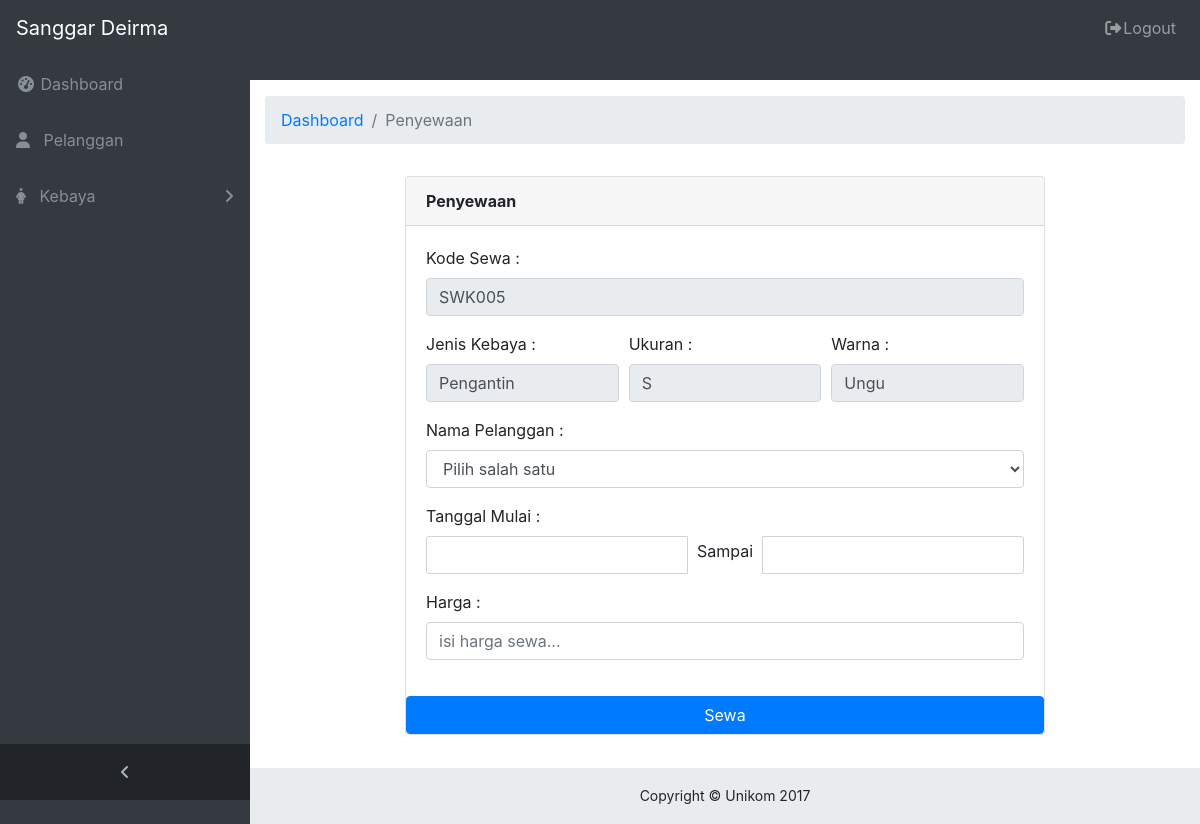
/admin/sewa.php?kode_kebaya=KBY001 (signed in), run on the app's committed database.
### tables this page shows
CREATE TABLE `kebaya` (
  `kode_kebaya` varchar(6) NOT NULL,
  `jenis_kebaya` varchar(25) NOT NULL,
  `ukuran` enum('S','M','L','XL') NOT NULL,
  `warna` varchar(15) NOT NULL,
  `stok` int(2) NOT NULL
);

### admin/sewa.php (the view, shortened to what this page needs)
<?php
include 'kdb.php';
$que = mysqli_query($conn, "select max(kode_sewa) as kodeterakhir from sewa");
$hasil = mysqli_fetch_array($que);
$kode_sewa = $hasil['kodeterakhir'];
$urutno = (int) substr($kode_sewa, 3,3);
$urutno++;
$char = "SWK";
$newno = $char . sprintf("%03s", $urutno);
?>
<!DOCTYPE html>
<html lang="en">
<head>
  <link href="../vendor/bootstrap/css/bootstrap.min.css" rel="stylesheet">
  <link href="../vendor/font-awesome/css/font-awesome.min.css" rel="stylesheet" type="text/css">
  <link href="../css/sb-admin.css" rel="stylesheet">../
  <link href="../css/bootstrap-datepicker3.css" rel="stylesheet">
  <link href="../css/select2.min.css" rel="stylesheet">
</head>
<body class="fixed-nav sticky-footer bg-dark" id="page-top">
  <nav class="navbar navbar-expand-lg navbar-dark bg-dark fixed-top" id="mainNav">
    <a class="navbar-brand" href="index.php">Sanggar Deirma</a>
    <div class="collapse navbar-collapse" id="navbarResponsive">
      <ul class="navbar-nav navbar-sidenav" id="exampleAccordion">
        <li class="nav-item" data-toggle="tooltip" data-placement="right" title="Dashboard">
          <a class="nav-link" href="index.php">
            <i class="fa fa-fw fa-dashboard"></i>
            <span class="nav-link-text clr">Dashboard</span>
          </a>
        </li>
        <li class="nav-item" data-toggle="tooltip" data-placement="right" title="Pelanggan">
          <a class="nav-link" href="pelanggan.php">
            <i class="fa fa-user" aria-hidden="true"></i>
            <span class="nav-link-text">&nbsp;&nbsp;Pelanggan</span>
          </a>
        </li>
        <li class="nav-item" data-toggle="tooltip" data-placement="right" title="Kebaya">
          <a class="nav-link nav-link-collapse collapsed" data-toggle="collapse" href="#collapseComponents" data-parent="#exampleAccordion">
            <i class="fa fa-female" aria-hidden="true"></i>
            <span class="nav-link-text">&nbsp;&nbsp;Kebaya</span>
          </a>
        </li>
      </ul>
      <ul class="navbar-nav sidenav-toggler">
        <li class="nav-item">
          <a class="nav-link text-center" id="sidenavToggler">
            <i class="fa fa-fw fa-angle-left"></i>
          </a>
        </li>
      </ul>
      <ul class="navbar-nav ml-auto">
        <li class="nav-item">
          <a class="nav-link" data-toggle="modal" data-target="#exampleModal">
            <i class="fa fa-fw fa-sign-out"></i>Logout</a>
        </li>
      </ul>
    </div>
  </nav>
  <div class="content-wrapper">
    <div class="container-fluid">
      <ol class="breadcrumb">
        <li class="breadcrumb-item">
          <a href="index.php">Dashboard</a>
        </li>
        <li class="breadcrumb-item active">Penyewaan</li>
      </ol>
      <div class="row">
        <div class="card card-register mx-auto mt-3" style="margin-bottom: 25px; width: 50rem;">
<?php
  include "kdb.php";
  $kode_kebaya = $_GET['kode_kebaya'];
  $que = mysqli_query($conn, "Select kode_kebaya, jenis_kebaya, ukuran, warna from kebaya where kode_kebaya='$kode_kebaya'");
  while ($data = mysqli_fetch_array($que)) {
?>
      <div class="card-header"><b>Penyewaan</b></div>
      <div class="card-body" >
        <form action="psewa.php" method="post" id="fs">
          <div class="form-group">
            <div class="form-row">
              <div class="col-md-12">
                <label>Kode Sewa :</label>
                <input class="form-control" type="text" name="kode_sewa" value="<?php echo $newno; ?>" readonly required>
              </div>
            </div>
          </div>
          <div class="form-group">
            <div class="form-row">
              <div class="col-md-4">
                <label>Jenis Kebaya :</label>
                <input class="form-control" type="text" name="jenis_kebaya" id="jenis_kebaya" value="<?php echo $data['jenis_kebaya']; ?>" readonly required>
              </div>
              <div class="col-md-4">
                <label>Ukuran :</label><br>
                <input class="form-control" type="text" name="ukuran" id="ukuran" value="<?php echo $data['ukuran']; ?>" readonly required>
              </div>
              <div class="col-md-4">
                <label>Warna :</label><br>
                <input class="form-control" type="text" name="warna" id="warna" value="<?php echo $data['warna']; ?>" readonly required>
              </div>
            </div>
          </div>
<?php
}
?>
          <div class="form-group">
            <div class="form-row">
              <div class="col-md-12">
                <label>Nama Pelanggan :</label>
                <select class="form-control" name="kode_pelanggan" required>
                  <option value="">Pilih salah satu</option>
                </select>
              </div>
            </div>
          </div>
          <div class="form-group">
            <div class="form-row">
              <div class="col-md-12">
                <label>Tanggal Mulai :</label><br>
                <div class="input-daterange input-group" id="datepicker">
                  <input type="text" name="tanggal_sewa" id="tanggal_sewa" class="input-sm form-control" required>
                  <span class="input-group-addon">&nbsp;&nbsp;Sampai&nbsp;&nbsp;</span>
                  <input type="text" name="tanggal_kembali" id="tanggal_kembali" class="input-sm form-control" required>
                </div>
              </div>
            </div>
          </div>
          <div class="form-group">
            <div class="form-row">
              <div class="col-md-12">
                <label>Harga :</label>
                <input class="form-control" type="text" pattern="[0-9]+" title="Hanya bisa diisi oleh angka!" name="total_bayar" placeholder="isi harga sewa..." required>
              </div>
            </div>
          </div>
          </div>
          <button class="btn btn-primary" name="sewa" id="sewa">Sewa</button>
      </div>
    </div>
      </div>
    </div>
    <footer class="sticky-footer">
      <div class="container">
        <div class="text-center">
          <small>Copyright © Unikom 2017</small>
        </div>
      </div>
    </footer>
</body>
</html>

### css/sb-admin.css (style rules this page uses)
html { position: relative; min-height: 100%; }
body { overflow-x: hidden; background-image: url("kebaya.jpg"); }
body.sticky-footer { margin-bottom: 56px; }
body.sticky-footer .content-wrapper { min-height: calc(100vh - 56px - 56px); }
body.fixed-nav { padding-top: 56px; }
.content-wrapper { min-height: calc(100vh - 56px); padding-top: 1rem; }
#mainNav .navbar-collapse { overflow: auto; max-height: 75vh; }
#mainNav .navbar-collapse .navbar-nav .nav-item .nav-link { cursor: pointer; }
#mainNav .navbar-collapse .navbar-sidenav .nav-link-collapse:after { float: right; content: '\f107'; font-family: 'FontAwesome'; }
#mainNav .navbar-collapse .navbar-sidenav .nav-link-collapse.collapsed:after { content: '\f105'; }
#mainNav .navbar-collapse .sidenav-toggler { display: none; }
@media (min-width: 992px) { #mainNav .navbar-brand { width: 250px; } }
@media (min-width: 992px) { #mainNav .navbar-collapse { overflow: visible; max-height: none; } }
@media (min-width: 992px) { #mainNav .navbar-collapse .navbar-sidenav { position: absolute; top: 0; left: 0; overflow-x: hidden; overflow-y: auto; -webkit-flex-direction: column; -ms-flex-direction: column; flex-direction: column; margin-top: 56px; } }
@media (min-width: 992px) { #mainNav .navbar-collapse .navbar-sidenav > .nav-item { width: 250px; padding: 0; } }
@media (min-width: 992px) { #mainNav .navbar-collapse .navbar-sidenav > .nav-item > .nav-link { padding: 1em; } }
#mainNav.fixed-top .sidenav-toggler { display: none; }
@media (min-width: 992px) { #mainNav.fixed-top .navbar-sidenav { height: calc(100vh - 112px); } }
@media (min-width: 992px) { #mainNav.fixed-top .sidenav-toggler { position: absolute; top: 0; left: 0; display: flex; overflow-x: hidden; overflow-y: auto; -webkit-flex-direction: column; -ms-flex-direction: column; flex-direction: column; margin-top: calc(100vh - 56px); } }
@media (min-width: 992px) { #mainNav.fixed-top .sidenav-toggler > .nav-item { width: 250px; padding: 0; } }
@media (min-width: 992px) { #mainNav.fixed-top .sidenav-toggler > .nav-item > .nav-link { padding: 1em; } }
#mainNav.fixed-top.navbar-dark .sidenav-toggler { background-color: #212529; }
#mainNav.fixed-top.navbar-dark .sidenav-toggler a i { color: #adb5bd; }
.content-wrapper { overflow-x: hidden; background: white; }
@media (min-width: 992px) { .content-wrapper { margin-left: 250px; } }
#sidenavToggler i { font-weight: 800; }
#mainNav.navbar-dark .navbar-collapse .navbar-sidenav .nav-link-collapse:after { color: #868e96; }
#mainNav.navbar-dark .navbar-collapse .navbar-sidenav > .nav-item > .nav-link { color: #868e96; }
@media (min-width: 992px) { #mainNav.navbar-dark .navbar-collapse .navbar-sidenav { background: #343a40; } }
.card-register { max-width: 40rem; }
footer.sticky-footer { position: absolute; right: 0; bottom: 0; width: 100%; height: 56px; background-color: #e9ecef; line-height: 55px; }
@media (min-width: 992px) { footer.sticky-footer { width: calc(100% - 250px); } }

### data on the page
kebaya: jenis_kebaya "Pengantin", ukuran "S", warna "Ungu"
